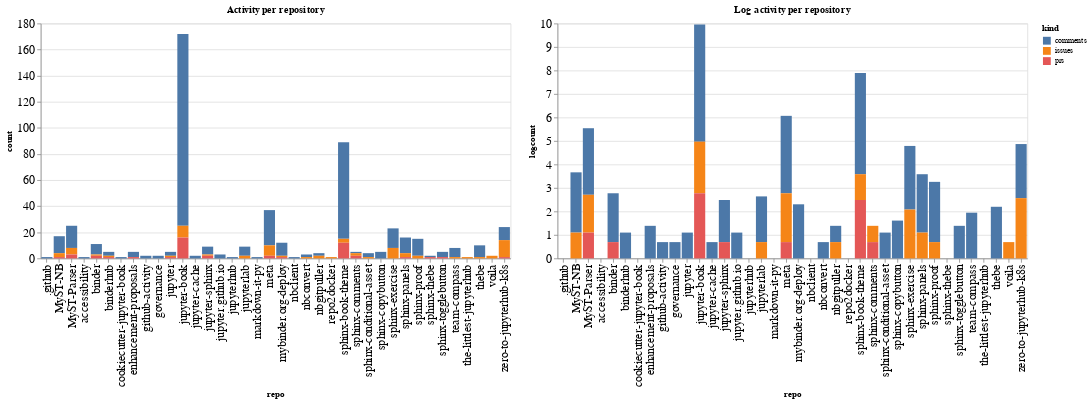

Notebook source saved alongside this figure:
### Code cell
ch1 = alt.Chart(repo_summaries, width=600, title="Activity per repository").mark_bar().encode(
    x='repo',
    y='count',
    color='kind',
    tooltip="kind"
)

ch2 = alt.Chart(repo_summaries, width=600, title="Log activity per repository").mark_bar().encode(
    x='repo',
    y='logcount',
    color='kind',
    tooltip="kind"
)

ch1 | ch2

### Figure 1 — Vega-Lite specification as saved in the notebook (floating-point values rounded to 4 significant figures)
{"config": {"axisLeft": {"labelFontSize": 15}, "axisBottom": {"labelFontSize": 15}}, "hconcat": [{"mark": "bar", "encoding": {"color": {"type": "nominal", "field": "kind"}, "tooltip": {"type": "nominal", "field": "kind"}, "x": {"type": "nominal", "field": "repo"}, "y": {"type": "quantitative", "field": "count"}}, "title": "Activity per repository", "width": 600}, {"mark": "bar", "encoding": {"color": {"type": "nominal", "field": "kind"}, "tooltip": {"type": "nominal", "field": "kind"}, "x": {"type": "nominal", "field": "repo"}, "y": {"type": "quantitative", "field": "logcount"}}, "title": "Log activity per repository", "width": 600}], "data": {"name": "data-6860fb589ce291507e5d64f86d415981"}, "$schema": "https://vega.github.io/schema/vega-lite/v4.8.1.json", "datasets": {"data-6860fb589ce291507e5d64f86d415981": [{"repo": ".github", "kind": "comments", "count": 1, "logcount": 0.0}, {"repo": "MyST-NB", "kind": "comments", "count": 13, "logcount": 2.565}, {"repo": "MyST-NB", "kind": "issues", "count": 3, "logcount": 1.099}, {"repo": "MyST-NB", "kind": "prs", "count": 1, "logcount": 0.0}, {"repo": "MyST-Parser", "kind": "comments", "count": 17, "logcount": 2.833}, {"repo": "MyST-Parser", "kind": "issues", "count": 5, "logcount": 1.609}, {"repo": "MyST-Parser", "kind": "prs", "count": 3, "logcount": 1.099}, {"repo": "accessibility", "kind": "comments", "count": 1, "logcount": 0.0}, {"repo": "binder", "kind": "comments", "count": 8, "logcount": 2.079}, {"repo": "binder", "kind": "issues", "count": 1, "logcount": 0.0}, {"repo": "binder", "kind": "prs", "count": 2, "logcount": 0.6931}, {"repo": "binderhub", "kind": "comments", "count": 3, "logcount": 1.099}, {"repo": "binderhub", "kind": "issues", "count": 1, "logcount": 0.0}, {"repo": "binderhub", "kind": "prs", "count": 1, "logcount": 0.0}, {"repo": "cookiecutter-jupyter-book", "kind": "comments", "count": 1, "logcount": 0.0}, {"repo": "enhancement-proposals", "kind": "comments", "count": 4, "logcount": 1.386}, {"repo": "enhancement-proposals", "kind": "prs", "count": 1, "logcount": 0.0}, {"repo": "github-activity", "kind": "comments", "count": 2, "logcount": 0.6931}, {"repo": "governance", "kind": "comments", "count": 2, "logcount": 0.6931}, {"repo": "jupyter", "kind": "comments", "count": 3, "logcount": 1.099}, {"repo": "jupyter", "kind": "issues", "count": 1, "logcount": 0.0}, {"repo": "jupyter", "kind": "prs", "count": 1, "logcount": 0.0}, {"repo": "jupyter-book", "kind": "comments", "count": 147, "logcount": 4.99}, {"repo": "jupyter-book", "kind": "issues", "count": 9, "logcount": 2.197}, {"repo": "jupyter-book", "kind": "prs", "count": 16, "logcount": 2.773}, {"repo": "jupyter-cache", "kind": "comments", "count": 2, "logcount": 0.6931}, {"repo": "jupyter-sphinx", "kind": "comments", "count": 6, "logcount": 1.792}, {"repo": "jupyter-sphinx", "kind": "issues", "count": 1, "logcount": 0.0}, {"repo": "jupyter-sphinx", "kind": "prs", "count": 2, "logcount": 0.6931}, {"repo": "jupyter.github.io", "kind": "comments", "count": 3, "logcount": 1.099}, {"repo": "jupyterhub", "kind": "comments", "count": 1, "logcount": 0.0}, {"repo": "jupyterlab", "kind": "comments", "count": 7, "logcount": 1.946}, {"repo": "jupyterlab", "kind": "issues", "count": 2, "logcount": 0.6931}, {"repo": "markdown-it-py", "kind": "comments", "count": 1, "logcount": 0.0}, {"repo": "meta", "kind": "comments", "count": 27, "logcount": 3.296}, {"repo": "meta", "kind": "issues", "count": 8, "logcount": 2.079}, {"repo": "meta", "kind": "prs", "count": 2, "logcount": 0.6931}, {"repo": "mybinder.org-deploy", "kind": "comments", "count": 10, "logcount": 2.303}, {"repo": "mybinder.org-deploy", "kind": "issues", "count": 1, "logcount": 0.0}, {"repo": "mybinder.org-deploy", "kind": "prs", "count": 1, "logcount": 0.0}, {"repo": "nbclient", "kind": "comments", "count": 1, "logcount": 0.0}, {"repo": "nbconvert", "kind": "comments", "count": 2, "logcount": 0.6931}, {"repo": "nbconvert", "kind": "issues", "count": 1, "logcount": 0.0}, {"repo": "nbgitpuller", "kind": "comments", "count": 2, "logcount": 0.6931}, {"repo": "nbgitpuller", "kind": "issues", "count": 2, "logcount": 0.6931}, {"repo": "repo2docker", "kind": "issues", "count": 1, "logcount": 0.0}, {"repo": "sphinx-book-theme", "kind": "comments", "count": 74, "logcount": 4.304}, {"repo": "sphinx-book-theme", "kind": "issues", "count": 3, "logcount": 1.099}, {"repo": "sphinx-book-theme", "kind": "prs", "count": 12, "logcount": 2.485}, {"repo": "sphinx-comments", "kind": "comments", "count": 1, "logcount": 0.0}, {"repo": "sphinx-comments", "kind": "issues", "count": 2, "logcount": 0.6931}, {"repo": "sphinx-comments", "kind": "prs", "count": 2, "logcount": 0.6931}, {"repo": "sphinx-conditional-asset", "kind": "comments", "count": 3, "logcount": 1.099}, {"repo": "sphinx-conditional-asset", "kind": "issues", "count": 1, "logcount": 0.0}, {"repo": "sphinx-copybutton", "kind": "comments", "count": 5, "logcount": 1.609}, {"repo": "sphinx-exercise", "kind": "comments", "count": 15, "logcount": 2.708}, {"repo": "sphinx-exercise", "kind": "issues", "count": 8, "logcount": 2.079}, {"repo": "sphinx-panels", "kind": "comments", "count": 12, "logcount": 2.485}, {"repo": "sphinx-panels", "kind": "issues", "count": 3, "logcount": 1.099}, {"repo": "sphinx-panels", "kind": "prs", "count": 1, "logcount": 0.0}, {"repo": "sphinx-proof", "kind": "comments", "count": 13, "logcount": 2.565}, {"repo": "sphinx-proof", "kind": "issues", "count": 2, "logcount": 0.6931}, {"repo": "sphinx-thebe", "kind": "comments", "count": 1, "logcount": 0.0}, {"repo": "sphinx-thebe", "kind": "prs", "count": 1, "logcount": 0.0}, {"repo": "sphinx-togglebutton", "kind": "comments", "count": 4, "logcount": 1.386}, {"repo": "sphinx-togglebutton", "kind": "prs", "count": 1, "logcount": 0.0}, {"repo": "team-compass", "kind": "comments", "count": 7, "logcount": 1.946}, {"repo": "team-compass", "kind": "issues", "count": 1, "logcount": 0.0}, {"repo": "the-littlest-jupyterhub", "kind": "issues", "count": 1, "logcount": 0.0}, {"repo": "thebe", "kind": "comments", "count": 9, "logcount": 2.197}, {"repo": "thebe", "kind": "issues", "count": 1, "logcount": 0.0}, {"repo": "voila", "kind": "issues", "count": 2, "logcount": 0.6931}, {"repo": "zero-to-jupyterhub-k8s", "kind": "comments", "count": 10, "logcount": 2.303}, {"repo": "zero-to-jupyterhub-k8s", "kind": "issues", "count": 13, "logcount": 2.565}, {"repo": "zero-to-jupyterhub-k8s", "kind": "prs", "count": 1, "logcount": 0.0}]}}
